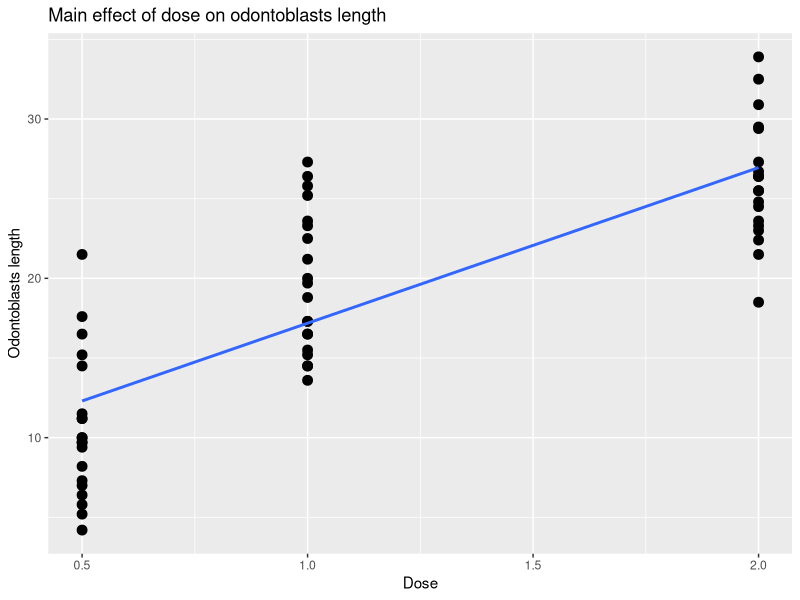
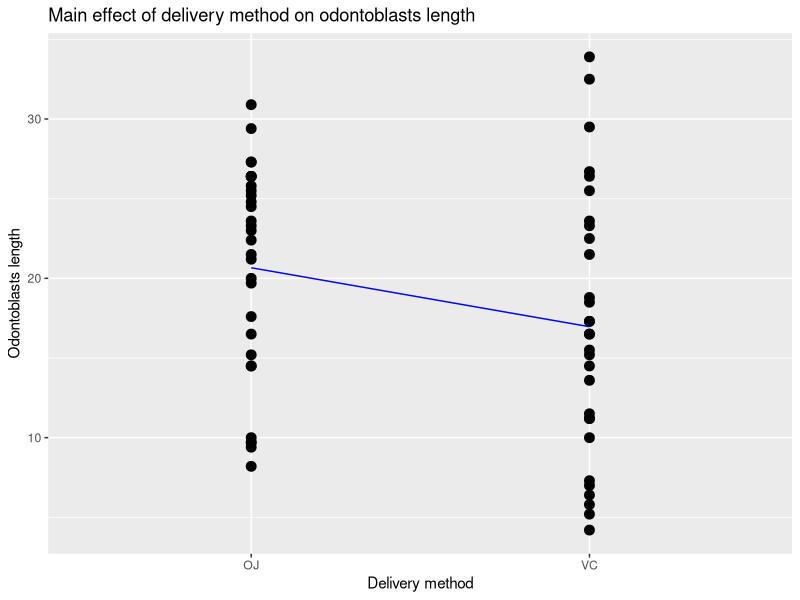
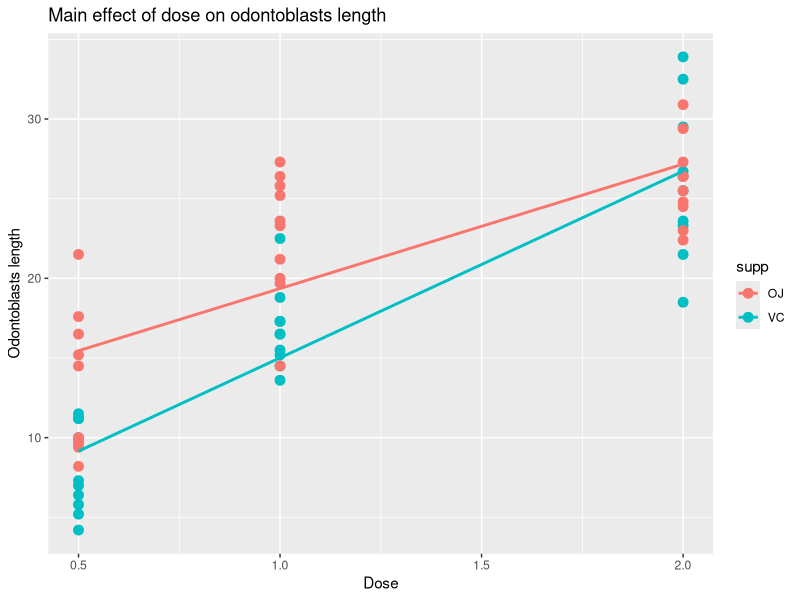

Reproduce these figures in R, in order.
## ---- chunk 1
knitr::opts_chunk$set(echo = TRUE)

# ipak function: install and load multiple R packages.
# check to see if packages are installed. Install them if they are not, 
# then load them into the R session if load_pkg is set to true.

ipak <- function(pkg, load_pkg = T){
  new.pkg <- pkg[!(pkg %in% installed.packages()[, "Package"])]
  if (length(new.pkg)){
    install.packages(new.pkg, dependencies = TRUE)}
  if (load_pkg){
    sapply(pkg, require, character.only = TRUE)}
}

# usage
packages_to_load <- c("ggplot2")

packages_not_to_load <- c("emmeans", "marginaleffects")

ipak(packages_to_load)

ipak(packages_not_to_load, load_pkg = F)
## ---- chunk 2
data(ToothGrowth)

head(ToothGrowth)
## ---- chunk 3
# Fit model without interaction
model_without_interaction <- lm(len ~ dose + supp, data = ToothGrowth)

model_without_interaction$coefficients
## ---- chunk 4
predict(model_without_interaction, 
        newdata = data.frame(dose = 0,
                             supp = "OJ"))
## ---- chunk 5
ggplot(ToothGrowth, aes(x = dose, y = len)) +
  geom_point(size = 3) +
  geom_smooth(method = "lm", se = FALSE) +
  labs(title = "Main effect of dose on odontoblasts length",
       x = "Dose", y = "Odontoblasts length")
## ---- chunk 6
ggplot(ToothGrowth, aes(x = supp, y = len)) +
  geom_point(size = 3) +
  stat_summary(fun=mean, col = "blue", geom="line", aes(group = 1))+
  labs(title = "Main effect of delivery method on odontoblasts length",
       x = "Delivery method", y = "Odontoblasts length")
## ---- chunk 7
model_without_interaction$coefficients
## ---- chunk 8
# Fit model with interaction
model_with_interaction <- lm(len ~ dose * supp, data = ToothGrowth)
model_with_interaction$coefficients
## ---- chunk 9
predict(model_with_interaction, 
        newdata = data.frame(dose = 0,
                             supp = c("OJ", "VC"))) |>
  setNames(c("Intercept_OJ", "Intercept_VC"))
## ---- chunk 10
predict(model_with_interaction, 
        newdata = data.frame(dose = c(0,1),
                             supp = c("OJ"))) |>
  setNames(c("OJ_dose_0", "OJ_dose_1"))
## ---- chunk 11
len_d0_OJ <- predict(model_with_interaction,
                     newdata = data.frame(dose = c(0),
                                          supp = c("OJ")))

len_d1_OJ <- predict(model_with_interaction,
                     newdata = data.frame(dose = c(1),
                                          supp = c("OJ")))

len_d0_VC <- predict(model_with_interaction,
                     newdata = data.frame(dose = c(0),
                                          supp = c("VC")))

len_d1_VC <- predict(model_with_interaction,
                     newdata = data.frame(dose = c(1),
                                          supp = c("VC")))

(len_d0_OJ - len_d1_OJ) - (len_d0_VC - len_d1_VC)
## ---- chunk 12
ggplot(ToothGrowth, aes(x = dose, y = len, color = supp)) +
  geom_point(size = 3) +
  geom_smooth(method = "lm", se = FALSE) +
  labs(title = "Main effect of dose on odontoblasts length",
       x = "Dose", y = "Odontoblasts length")
## ---- chunk 13
model_without_interaction$coefficients
## ---- chunk 14
emmeans::emmeans(model_with_interaction, ~ supp)

emmeans::emmeans(model_with_interaction, ~ dose, at = list(dose = c(0, 1)))
## ---- chunk 15
marginaleffects::avg_comparisons(model_with_interaction)
